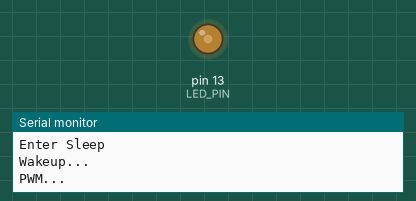
A sketch run on a simulated Arduino Uno, built with avr-gcc and run on an emulated ATmega328P. Shown: output pins drawn as LEDs (lit = HIGH), the last lines printed to the serial monitor. Sleep ends after the set time or at an interrupt; random numbers use the default seed unless the sketch sets one.

Above: at 4.2 s.
At 32.9 s:
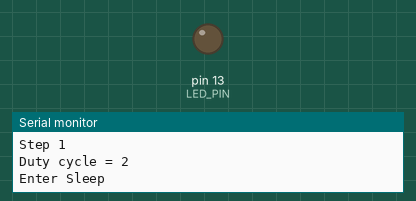
Timing chart, 0 to 38.4 s (numbered marks = the images above):
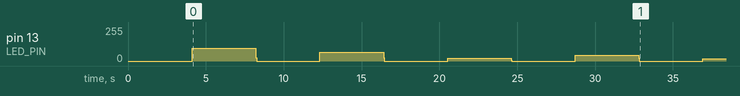

The sketch:

sketch_jun22b.ino
```cpp
#include <avr/sleep.h>
#include <avr/power.h>
#include <avr/wdt.h>
#include <wiring_private.h>
#define LED_PIN 13

int cnt=0;
int light=0;
volatile int ddc = 5 ;
volatile int t_step = 0 ;
volatile int f_wdt=1;
const int ttop = 24;

void setup() {
  // put your setup code here, to run once:

  Serial.begin(9600);
  randomSeed(analogRead(A0));

  pinMode(LED_PIN,OUTPUT);

  digitalWrite(LED_PIN,LOW);

  init_WDT();
  init_Timer1();

}


void loop() {
  // put your main code here, to run repeatedly:
  step1();
  step2();
}

void step1() {
  if(f_wdt == 1) {
    if(t_step==0){
      digitalWrite(LED_PIN,LOW);
      light=0;
      Serial.println("Step 1");
      ddc = random(2,50);
      Serial.print("Duty cycle = ");
      Serial.println(ddc);
      delay(100);
      f_wdt=0;
      enterSleep();
    }
  }
}

void step2(){
  if(f_wdt == 1) {
    if(t_step==1){
      light=1;
      Serial.println("PWM...");
      delay(100);
      f_wdt=0;
    }
  }
}

void enterSleep() {
  Serial.println("Enter Sleep");
  delay(100);
  set_sleep_mode(SLEEP_MODE_PWR_SAVE);
  sleep_enable();
  sleep_mode();

  sleep_disable();
  power_all_enable();

}

//WDT 4s
void init_WDT(){
  MCUSR &= ~(1<<WDRF);
  WDTCSR |= (1<<WDCE) | (1<<WDE);
  WDTCSR = 1<<WDP3 ; //4秒
  WDTCSR |= (1<<WDIE);
  Serial.println("init WDT...");
  delay(100);
}

//Timer1
void init_Timer1(){
  Serial.println("init Timer1...");
  delay(100);
  TCCR1A = 0;
  TCCR1B = (1<<WGM12);
  TCCR1B |= (1<<CS10) | (1<<CS11);
  OCR1A = ttop;
  TCNT1=0;
  TIMSK1 |= (1 << OCIE1A);
}

//看門狗
ISR(WDT_vect) {
    if (t_step == 0 ){
        t_step = 1;
    }else{
        t_step = 0;
    }
    if(f_wdt == 0) f_wdt=1;
    Serial.println("Wakeup...");
}


//計數,每0.01秒呼叫一次
ISR(TIMER1_COMPA_vect){
    if( light == 1) {
      digitalWrite(LED_PIN,HIGH);
      cnt=cnt+1;
      //前ddc的方波為HIGH
      if(cnt<ddc){
        digitalWrite(LED_PIN,HIGH);
      }
      //後ddc的方波為LOW
      if(cnt>ddc){
         digitalWrite(LED_PIN,LOW);
      }
      //超過100時,歸0
      if(cnt>100) {
        cnt=0;
      }
  }
}
```
